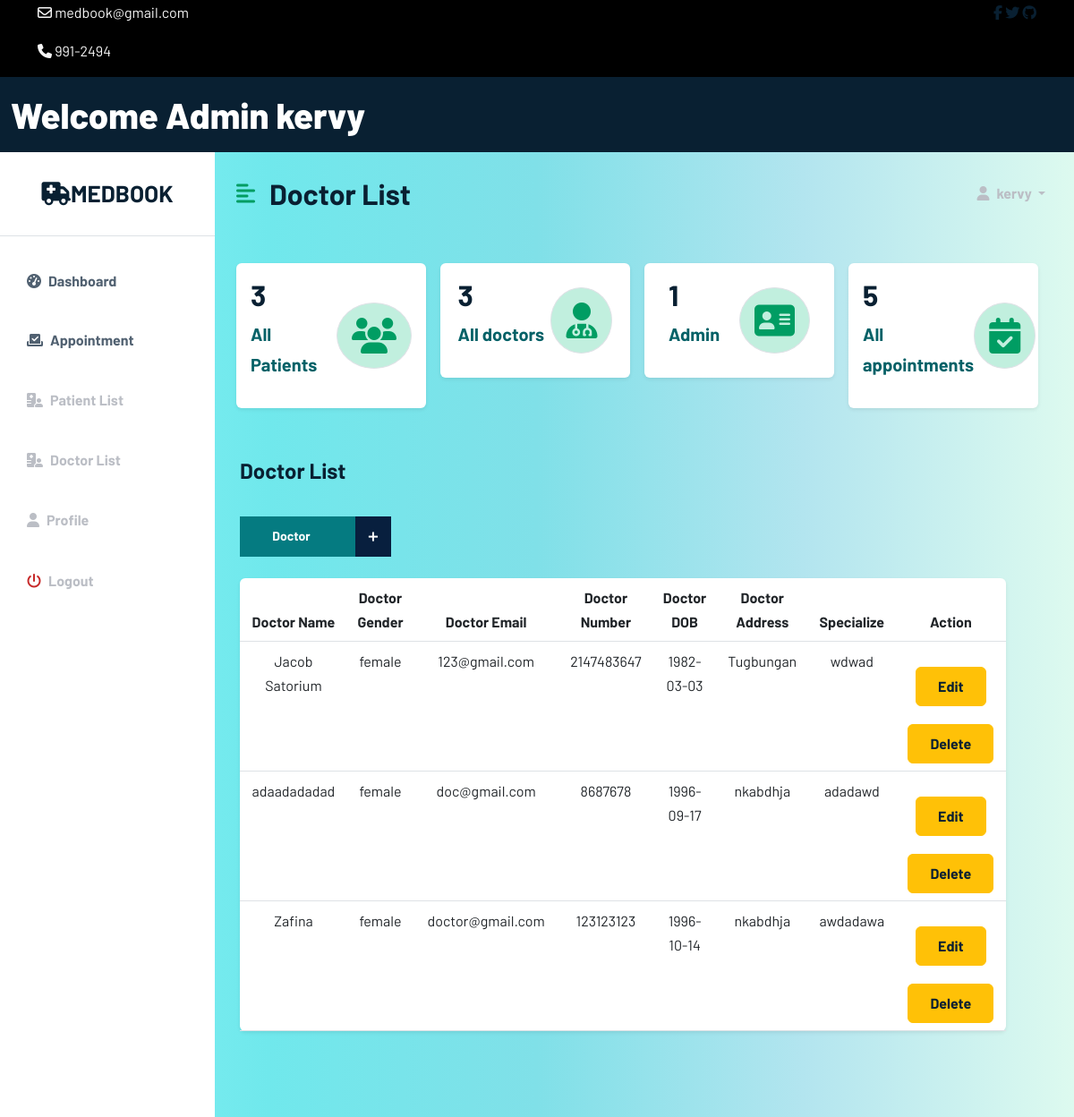
Page /admin/admindoc.php (signed in) on the earlier database version.
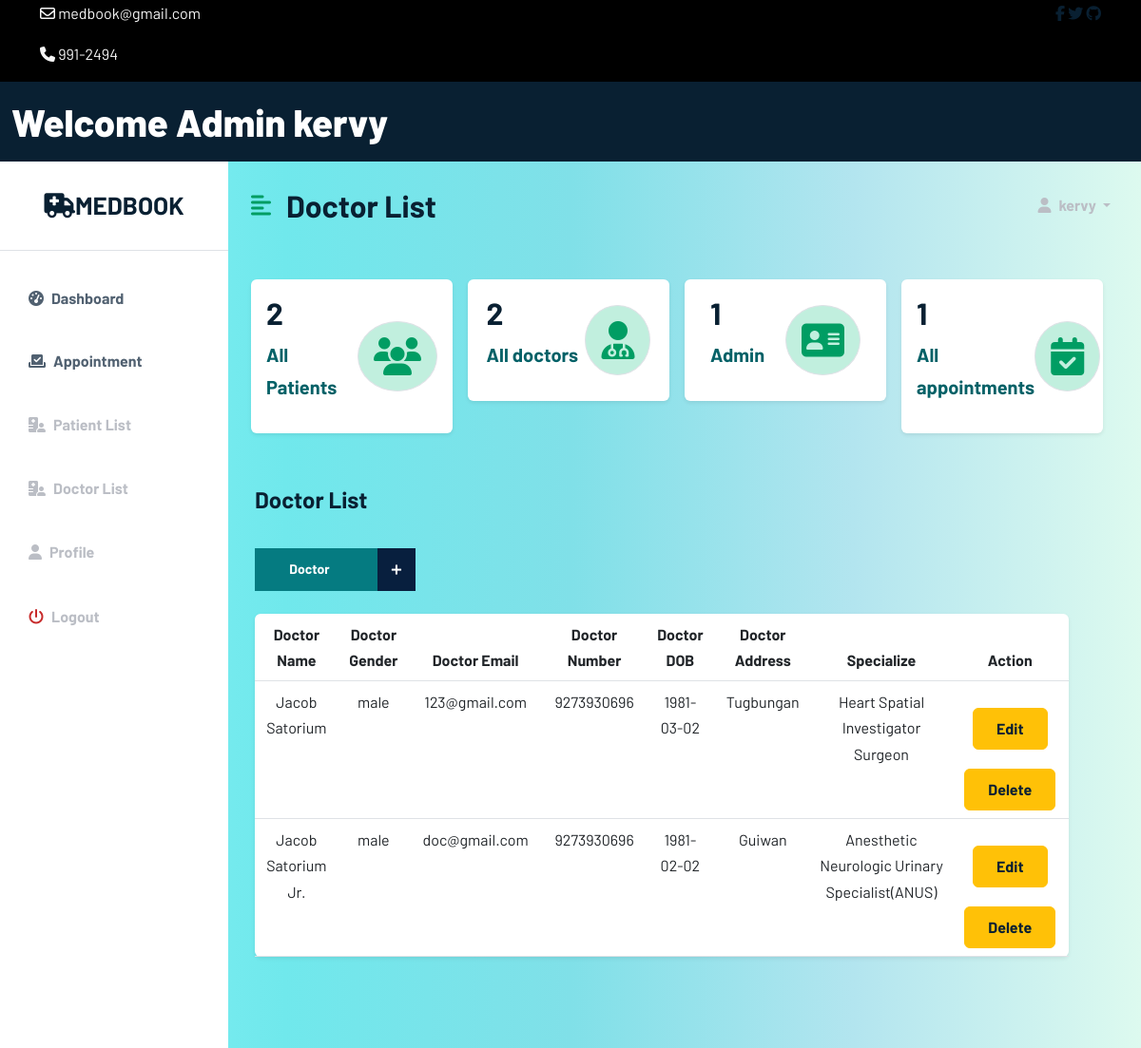
Same page on the later database version.
### tables this page shows
CREATE TABLE `app_admin` (
  `adminID` int(11) NOT NULL,
  `admin_name` varchar(100) NOT NULL,
  `admin_email` varchar(100) NOT NULL,
  `admin_password` varchar(100) NOT NULL,
  `usertype` varchar(100) NOT NULL DEFAULT 'admin'
);

CREATE TABLE `doctor` (
  `doctorID` int(11) NOT NULL,
  `d_FullName` varchar(100) NOT NULL,
  `d_email` varchar(100) NOT NULL,
  `d_number` bigint(100) NOT NULL,
  `d_address` varchar(100) NOT NULL,
  `d_password` varchar(100) NOT NULL,
  `d_DOB` date NOT NULL,
  `d_gender` varchar(100) NOT NULL,
  `doctor_type` varchar(100) NOT NULL DEFAULT 'doctor',
  `d_specialize` text NOT NULL
);

### admin/admindoc.php (the view, shortened to what the changed rows need)
<?php
include 'C:\xampp\htdocs\Web_Tech\config\config.php';
include 'C:\xampp\htdocs\Web_Tech\admin\adminheader.php';
?>
<?php
$currentAd = $_SESSION['email'];
$sql = "SELECT * FROM app_admin WHERE admin_email = '$currentAd'";
$result = mysqli_query($conn, $sql);
if ($result) {
if (mysqli_num_rows($result) > 0) {
while ($row = mysqli_fetch_array($result)) {
?>
<!DOCTYPE html>
<html lang="en">
<head>
    <link href="https://cdn.jsdelivr.net/npm/bootstrap@5.2.0/dist/css/bootstrap.min.css" rel="stylesheet">
    <link rel="stylesheet" href="/Web_Tech/css/style.css">
    <link rel="stylesheet" href="/Web_Tech/css/dochome.css">
    <link rel="stylesheet" href="/Web_Tech/css/reglog.css">
</head>
<body>
<div class="d-flex" id="wrapper">
    <div class="bg-white" id="sidebar-wrapper">
        <div class="sidebar-heading text-center py-4 primary-text fs-4 fw-bold text-uppercase border-bottom">
            <a href="#" class="navbar-brand mb-0" >
                <i class="fa-solid fa-truck-medical"></i>MedBook
            </a>
        </div>
        <div class="list-group list-group-flush my-3">
            <a href="adminhome.php" class="list-group-item list-group-item-action bg-transparent second-text active"><i
                    class="fas fa-tachometer-alt me-2"></i>Dashboard</a>
            <a href="adminapp.php" class="list-group-item list-group-item-action bg-transparent second-text active"><i
                        class="fas fa-check-to-slot me-2"></i>Appointment</a>
            <a href="adminpatient.php" class="list-group-item list-group-item-action bg-transparent second-text fw-bold">
                <i class="fas fa-hospital-user me-2"></i>Patient List</a>
            <a href="admindoc.php" class="list-group-item list-group-item-action bg-transparent second-text fw-bold">
                <i class="fas fa-hospital-user me-2"></i>Doctor List</a>
            <a href="doctorprofile.php" class="list-group-item list-group-item-action bg-transparent second-text fw-bold"><i
                    class="fas fa-user me-2"></i>Profile</a>
            <a href="/Web_Tech/user/userlogout.php" class="list-group-item list-group-item-action bg-transparent second-text fw-bold"><i
                    class="fas fa-power-off me-2" style="color: #c72a2a;"></i>Logout</a>
        </div>
    </div>
    <div id="page-content-wrapper">
        <nav class="navbar navbar-expand-lg navbar-light bg-transparent py-4 px-4">
            <div class="d-flex align-items-center">
                <i class="fas fa-align-left primary-text fs-4 me-3" id="menu-toggle"></i>
                <h2 class="fs-2 m-0">Doctor List</h2>
            </div>
            <div class="collapse navbar-collapse" id="navbarSupportedContent">
                <ul class="navbar-nav ms-auto mb-2 mb-lg-0">
                    <li class="nav-item dropdown">
                        <a class="nav-link dropdown-toggle second-text fw-bold" href="#" id="navbarDropdown"
                           role="button" data-bs-toggle="dropdown" aria-expanded="false">
                            <i class="fas fa-user me-2"></i><?php echo $row['admin_name'];?>
                        </a>
                    </li>
                </ul>
            </div>
        </nav>
        <div class="container-fluid px-4">
            <div class="row g-3 my-2">
                <div class="row g-3 my-2">
                    <div class="col-md-3">
                        <div class="p-3 bg-white shadow-sm d-flex justify-content-around align-items-center rounded">
                            <div>
                                <?php
                                $query = "SELECT patientID FROM patient ORDER BY patientID";
                                $query_run = mysqli_query($conn, $query);
                                if ($row = mysqli_num_rows($query_run)) {
                                    echo '<h3 class="fs-2">' . $row . '</h3>';
                                }else{
                                    echo '<h3 class="fs-2">No Data</h3>';
                                }
                                ?>
                                <p class="fs-5" style="color:#046167;"><b>All Patients</b></p>
                            </div>
                            <i class="fas fa-users fs-1 primary-text border rounded-full secondary-bg p-3"></i>
                        </div>
                    </div>
                    <div class="col-md-3">
                        <div class="p-3 bg-white shadow-sm d-flex justify-content-around align-items-center rounded">
                            <div>
                                <?php
                                $query = "SELECT doctorID FROM doctor ORDER BY doctorID";
                                $query_run = mysqli_query($conn, $query);
                                if($row = mysqli_num_rows($query_run))
                                {
                                    echo '<h3 class="fs-2">'.$row.'</h3>';
                                }
                                else{
                                    echo '<h3 class="fs-2">No Data</h3>';
                                }
                                ?>
                                <p class="fs-5" style="color:#046167;"><b>All doctors</b></p>
                            </div>
                            <i class="fas fa-user-doctor fs-1 primary-text border rounded-full secondary-bg p-3"></i>
                        </div>
                    </div>
                    <div class="col-md-3">
                        <div class="p-3 bg-white shadow-sm d-flex justify-content-around align-items-center rounded">
                            <div>
                                <?php
                                $query = "SELECT adminID FROM app_admin ORDER BY adminID";
                                $query_run = mysqli_query($conn, $query);
                                if($row = mysqli_num_rows($query_run))
                                {
                                    echo '<h3 class="fs-2">'.$row.'</h3>';
                                }
                                else{
                                    echo '<h3 class="fs-2">No Data</h3>';
                                }
                                ?>
                                <p class="fs-5" style="color:#046167;"><b>Admin</b></p>
                            </div>
                            <i class="fas fa-address-card fs-1 primary-text border rounded-full secondary-bg p-3"></i>
                        </div>
                    </div>
                    <div class="col-md-3">
                        <div class="p-3 bg-white shadow-sm d-flex justify-content-around align-items-center rounded">
                            <div>
                                <?php
                                $query = "SELECT requestID FROM appointment ORDER BY requestID";
                                $query_run = mysqli_query($conn, $query);
                                if($row = mysqli_num_rows($query_run))
                                {
                                    echo '<h3 class="fs-2">'.$row.'</h3>';
                                }
                                else{
                                    echo '<h3 class="fs-2">No Data</h3>';
                                }
                                ?>
                                <p class="fs-5" style="color:#046167;"><b>All appointments</b></p>
                            </div>
                            <i class="fas fa-calendar-check fs-1 primary-text border rounded-full secondary-bg p-3"></i>
                        </div>
                    </div>
                </div>
                <div class="row my-5">
                    <h3 class="fs-4 mb-3">Doctor List</h3>
                    <div class="col-12 col-md-5">
                        <div class="form-group mb-0">
                            <button type="submit" class="btn medilife-btn" id="medilife" data-bs-toggle="modal" data-bs-target="#adddoc">Doctor <span>+</span></button>
                        </div>
                    </div>
                    <div class="row my-4">
                    <div class="col text-center">
                        <form class="form" role="form" method="POST" accept-charset="UTF-8">
                            <table class="table bg-white rounded shadow-sm  table-hover">
                                <thead>
                                <tr>
                                    <th scope="col" width="50">Doctor Name</th>
                                    <th scope="col" width="50">Doctor Gender</th>
                                    <th scope="col" width="30">Doctor Email</th>
                                    <th scope="col" width="50">Doctor Number</th>
                                    <th scope="col" width="50">Doctor DOB</th>
                                    <th scope="col" width="50">Doctor Address</th>
                                    <th scope="col" width="50">Specialize</th>
                                    <th scope="col" width="50">Action</th>
                                </tr>
                                </thead>
                                <tbody>
                                <?php
                                $sql = "SELECT * FROM doctor";
                                $result = mysqli_query($conn, $sql);
                                if ($result) {
                                    if (mysqli_num_rows($result) > 0) {
                                        while ($row = mysqli_fetch_array($result)) {
                                            ?>
                                            <tr>
                                                <td><?php echo $row['d_FullName'] ?></td>
                                                <td><?php echo $row['d_gender'] ?></td>
                                                <td><?php echo $row['d_email'] ?></td>
                                                <td><?php echo $row['d_number'] ?></td>
                                                <td><?php echo $row['d_DOB'] ?></td>
                                                <td><?php echo $row['d_address'] ?></td>
                                                <td><?php echo $row['d_specialize'] ?></td>
                                                <td>
                                                    <button type="button" id="act_button" class="btn btn-warning btn-xs update" data-bs-toggle="modal" data-bs-target="#updatedoc"><a class="glyphicon glyphicon-edit" style="text-decoration: none;" href="?update=<?php echo $row['doctorID']; ?>" title="Edit">Edit</a></button>
                                                    <button type="button" name="delete" id="act_button" class="btn btn-warning btn-xs update"><a class="glyphicon glyphicon-edit" style="text-decoration: none;" href="/Web_Tech/admin/admindoc.php?delete=<?php echo $row['doctorID']; ?>" title="Edit">Delete</a></button>
                                                </td>
                                            </tr>
                                            <?php
                                        }
                                    }
                                }
                                ?>
                                </tbody>
                            </table>
                        </form>
                    </div>
                </div>
                <?php
                }
                }
                }
                ?>
            </div>
        </div>
    </div>
</div>
</body>
</html>

### admin/adminheader.php (shortened to what the changed rows need)
<?php
$currentAd = $_SESSION['email'];
$sql = "SELECT * FROM app_admin WHERE admin_email = '$currentAd'";
$result = mysqli_query($conn, $sql);
if ($result) {
if (mysqli_num_rows($result) > 0) {
while ($row = mysqli_fetch_array($result)) {
?>
<!DOCTYPE html>
<html lang="en">
<head>
    <link href="https://cdn.jsdelivr.net/npm/bootstrap@5.2.0/dist/css/bootstrap.min.css" rel="stylesheet">
    <link rel="stylesheet" type="text/css" href="/Web_Tech/css/style.css">
    <link rel="stylesheet" type="text/css" href="/Web_Tech/css/dochome.css">
</head>
<body>
<div class="top-nav" id="home" style="background-color: black">
    <div class="container">
        <div class="row justify-content-between">
            <div class="col-auto">
                <p>
                    <i class="fa-regular fa-envelope"></i>
                    <span>medbook@gmail.com</span>
                </p>
                <p>
                    <i class="fa-solid fa-phone"></i>
                    <span>991-2494</span>
                </p>
            </div>
            <div class="col-auto social-icons">
                <a href=""><i class="fa-brands fa-facebook-f"></i></a>
                <a href=""><i class="fa-brands fa-twitter"></i></i></a>
                <a href=""><i class="fa-brands fa-github"></i></i></a>
            </div>
        </div>
    </div>
</div>
<div class="container-fluid" id="wrapper-header">
    <nav class="navbar navbar-inverse navbar-fixed-top" role="navigation">
        <div class="navbar-header">
            <a class="navbar-brand" id="docheader" href="adminhome.php">Welcome Admin <?php echo $row['admin_name'];?></a>
        </div>
    </nav>
</div>
<?php
}
}
}
?>
</body>
</html>

Differences in the rows shown:
removed doctor: d_FullName "adaadadadad", d_gender "female", d_email "doc@gmail.com", d_number "8687678", d_DOB "1996-09-17", d_address "nkabdhja", d_specialize "adadawd"
removed doctor: d_FullName "Zafina", d_gender "female", d_email "doctor@gmail.com", d_number "123123123", d_DOB "1996-10-14", d_address "nkabdhja", d_specialize "awdadawa"
computed for app_admin "kervy": row "3" → "2"; row "5" → "1"
changed doctor "Jacob Satorium": d_gender "female" → "male"; d_number "2147483647" → "9273930696"; d_DOB "1982-03-03" → "1981-03-02"; d_specialize "wdwad" → "Heart Spatial Investigator Surgeon"
added doctor: d_FullName "Jacob Satorium Jr.", d_gender "male", d_email "doc@gmail.com", d_number "9273930696", d_DOB "1981-02-02", d_address "Guiwan", d_specialize "Anesthetic Neurologic Urinary Specialist(ANUS)"
